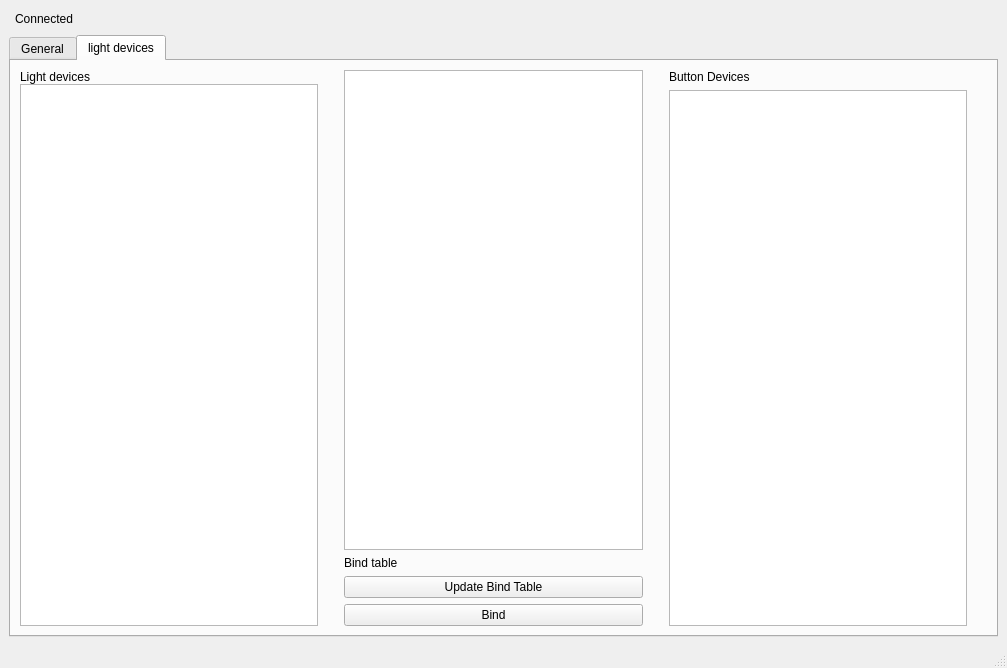
<?xml version="1.0" encoding="UTF-8"?>
<ui version="4.0">
 <class>MainWindowUI</class>
 <widget class="QMainWindow" name="MainWindowUI">
  <property name="geometry">
   <rect>
    <x>0</x>
    <y>0</y>
    <width>1007</width>
    <height>668</height>
   </rect>
  </property>
  <property name="windowTitle">
   <string>MainWindow</string>
  </property>
  <widget class="QWidget" name="centralwidget">
   <layout class="QVBoxLayout" name="verticalLayout">
    <item>
     <layout class="QHBoxLayout" name="horizontalLayout">
      <property name="sizeConstraint">
       <enum>QLayout::SetMinimumSize</enum>
      </property>
      <item>
       <widget class="KLed" name="connectedLED">
        <property name="maximumSize">
         <size>
          <width>16777215</width>
          <height>20</height>
         </size>
        </property>
        <property name="state">
         <enum>KLed::Off</enum>
        </property>
        <property name="shape">
         <enum>KLed::Circular</enum>
        </property>
       </widget>
      </item>
      <item>
       <widget class="QLabel" name="label">
        <property name="sizePolicy">
         <sizepolicy hsizetype="Preferred" vsizetype="Preferred">
          <horstretch>0</horstretch>
          <verstretch>0</verstretch>
         </sizepolicy>
        </property>
        <property name="maximumSize">
         <size>
          <width>16777215</width>
          <height>20</height>
         </size>
        </property>
        <property name="text">
         <string>Connected</string>
        </property>
       </widget>
      </item>
      <item>
       <spacer name="horizontalSpacer">
        <property name="orientation">
         <enum>Qt::Horizontal</enum>
        </property>
        <property name="sizeHint" stdset="0">
         <size>
          <width>40</width>
          <height>20</height>
         </size>
        </property>
       </spacer>
      </item>
     </layout>
    </item>
    <item>
     <layout class="QHBoxLayout" name="horizontalLayout_2">
      <property name="sizeConstraint">
       <enum>QLayout::SetMinimumSize</enum>
      </property>
      <item>
       <widget class="QTabWidget" name="tabWidget">
        <property name="currentIndex">
         <number>1</number>
        </property>
        <widget class="QWidget" name="general_tab">
         <property name="minimumSize">
          <size>
           <width>782</width>
           <height>496</height>
          </size>
         </property>
         <property name="maximumSize">
          <size>
           <width>782</width>
           <height>496</height>
          </size>
         </property>
         <attribute name="title">
          <string>General</string>
         </attribute>
         <layout class="QHBoxLayout" name="horizontalLayout_4">
          <item>
           <layout class="QHBoxLayout" name="horizontalLayout_3">
            <property name="leftMargin">
             <number>0</number>
            </property>
            <item>
             <layout class="QVBoxLayout" name="verticalLayout_2">
              <property name="bottomMargin">
               <number>30</number>
              </property>
              <item>
               <widget class="QLabel" name="label_2">
                <property name="text">
                 <string>devices connected</string>
                </property>
               </widget>
              </item>
              <item>
               <widget class="QTreeWidget" name="listAllDevices">
                <column>
                 <property name="text">
                  <string notr="true">Devices</string>
                 </property>
                </column>
               </widget>
              </item>
             </layout>
            </item>
            <item>
             <layout class="QVBoxLayout" name="verticalLayout_4">
              <item>
               <widget class="QPushButton" name="SimpleDesc">
                <property name="text">
                 <string>Request Simple Desc</string>
                </property>
               </widget>
              </item>
              <item>
               <widget class="QPushButton" name="button1">
                <property name="text">
                 <string>Annunce device</string>
                </property>
               </widget>
              </item>
              <item>
               <widget class="QPushButton" name="button2">
                <property name="text">
                 <string>Syntetic Simple Desc</string>
                </property>
               </widget>
              </item>
             </layout>
            </item>
           </layout>
          </item>
         </layout>
        </widget>
        <widget class="QWidget" name="light_device">
         <attribute name="title">
          <string>light devices</string>
         </attribute>
         <layout class="QHBoxLayout" name="horizontalLayout_5">
          <item>
           <layout class="QVBoxLayout" name="verticalLayout_3">
            <property name="spacing">
             <number>0</number>
            </property>
            <property name="rightMargin">
             <number>20</number>
            </property>
            <item>
             <widget class="QLabel" name="label_3">
              <property name="text">
               <string>Light devices</string>
              </property>
             </widget>
            </item>
            <item>
             <widget class="QTreeWidget" name="treeLightDevices">
              <property name="columnCount">
               <number>1</number>
              </property>
              <attribute name="headerVisible">
               <bool>false</bool>
              </attribute>
              <column>
               <property name="text">
                <string>Light Devices</string>
               </property>
              </column>
             </widget>
            </item>
           </layout>
          </item>
          <item>
           <layout class="QVBoxLayout" name="verticalLayout_6">
            <property name="rightMargin">
             <number>20</number>
            </property>
            <item>
             <widget class="QTreeWidget" name="bindTable">
              <attribute name="headerVisible">
               <bool>false</bool>
              </attribute>
              <column>
               <property name="text">
                <string>Bind Table</string>
               </property>
              </column>
             </widget>
            </item>
            <item>
             <widget class="QLabel" name="label_5">
              <property name="text">
               <string>Bind table</string>
              </property>
             </widget>
            </item>
            <item>
             <widget class="QPushButton" name="updateBindTableButton">
              <property name="text">
               <string>Update Bind Table</string>
              </property>
             </widget>
            </item>
            <item>
             <widget class="QPushButton" name="bindButton">
              <property name="text">
               <string>Bind</string>
              </property>
             </widget>
            </item>
           </layout>
          </item>
          <item>
           <layout class="QVBoxLayout" name="verticalLayout_5">
            <property name="rightMargin">
             <number>20</number>
            </property>
            <property name="bottomMargin">
             <number>0</number>
            </property>
            <item>
             <widget class="QLabel" name="label_4">
              <property name="text">
               <string>Button Devices</string>
              </property>
             </widget>
            </item>
            <item>
             <widget class="QTreeWidget" name="treeButtonDevices">
              <property name="columnCount">
               <number>1</number>
              </property>
              <attribute name="headerVisible">
               <bool>false</bool>
              </attribute>
              <column>
               <property name="text">
                <string>Button devices</string>
               </property>
              </column>
             </widget>
            </item>
           </layout>
          </item>
         </layout>
        </widget>
       </widget>
      </item>
     </layout>
    </item>
   </layout>
  </widget>
  <widget class="QMenuBar" name="menubar">
   <property name="geometry">
    <rect>
     <x>0</x>
     <y>0</y>
     <width>1007</width>
     <height>20</height>
    </rect>
   </property>
  </widget>
  <widget class="QStatusBar" name="statusbar"/>
 </widget>
 <customwidgets>
  <customwidget>
   <class>KLed</class>
   <extends>QWidget</extends>
   <header>kled.h</header>
  </customwidget>
 </customwidgets>
 <resources/>
 <connections/>
</ui>
